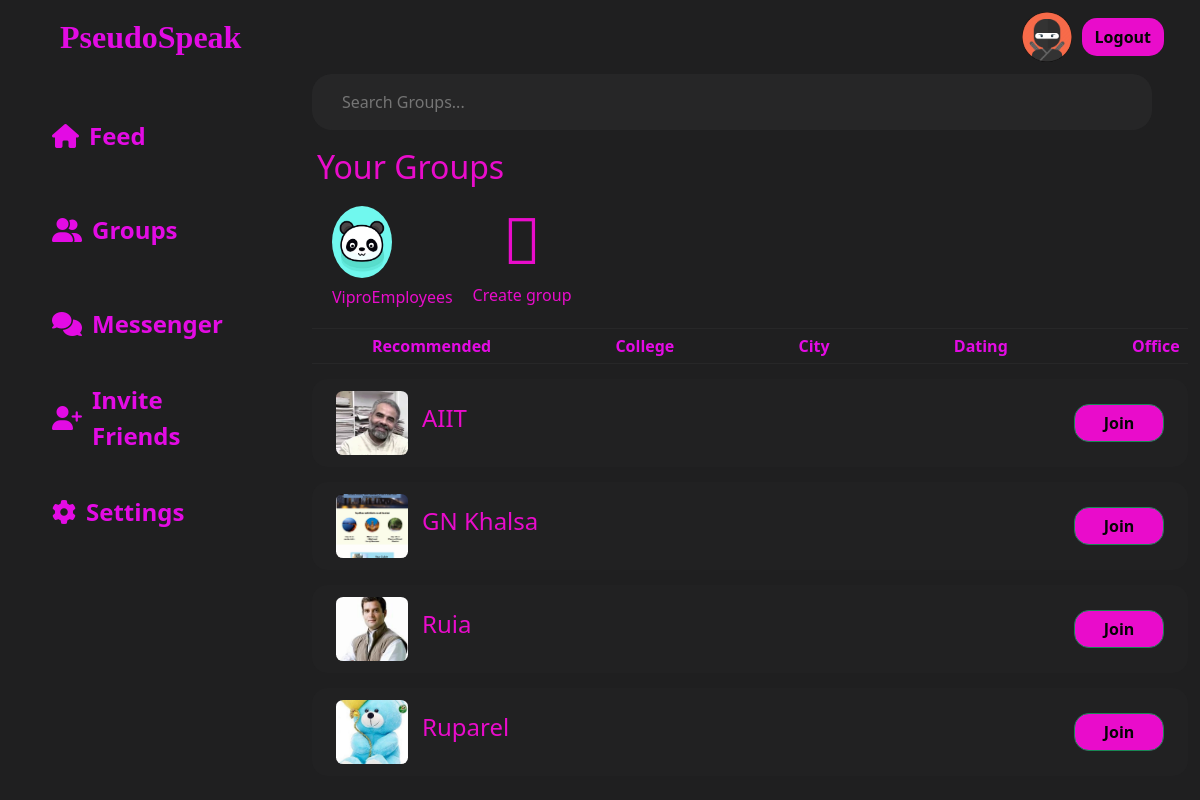
The app's page /room/College/ (signed in), older data.
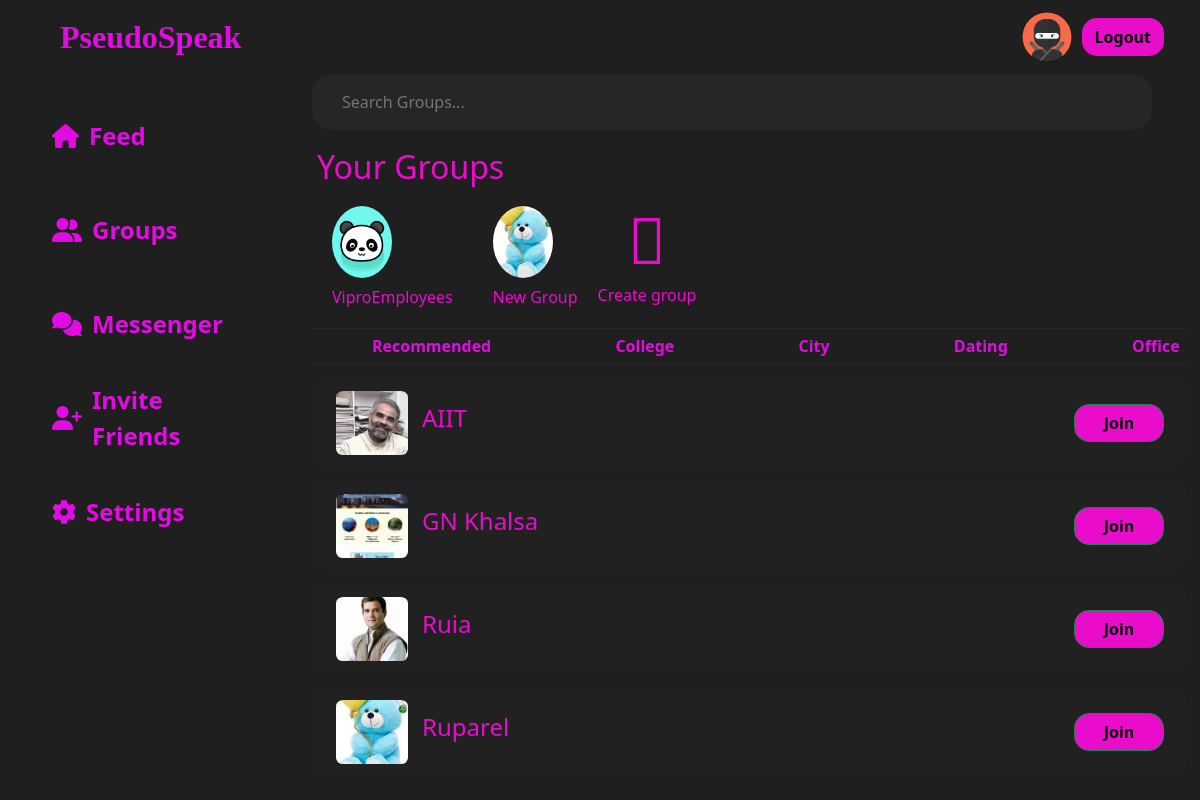
The same page, newer data.
### main/models.py (models this page shows, shortened)
class Profile(models.Model):
    user=models.OneToOneField(User,null=True,on_delete=models.CASCADE)
    profile_img=models.ImageField(null=True,blank=True,upload_to='images/')
    bio=models.CharField(null=True,max_length=51)
    follow=models.ManyToManyField(User,related_name='follow',null=True)
    following=models.ManyToManyField(User,related_name='following',null=True)

### room/models.py (models this page shows, shortened)
class Room(models.Model):
    users=models.ManyToManyField(User,related_name='joined_user')
    name=models.CharField(unique=True,max_length=255)
    slug=models.SlugField(unique=True)
    room_img=models.ImageField(null=True)
    category=models.ForeignKey(Category,null=True,on_delete=models.CASCADE)

class Category(models.Model):
    name=models.CharField(max_length=50)

### room/views.py (the view)
# urls.py: path("<str:name>/",views.rooms,name="rooms"),
@login_required
def rooms(request,name):
    user=request.user
    joinedRooms=Room.objects.filter(users=user)
    categories=Category.objects.all()
    if name=='recommended':
        followingUsers=user.profile.following.all()
        print(len(followingUsers))
        if followingUsers:
            rooms = Room.objects.exclude(users=user).filter(Q(users__in=followingUsers) | Q(users=None)).annotate(user_count=models.Count('users')).order_by('-user_count')
            if len(rooms)<5:
                rooms = Room.objects.exclude(users=request.user).annotate(user_count=models.Count('users')).order_by('-user_count')[:5]
        else:
            rooms = Room.objects.exclude(users=request.user).annotate(user_count=models.Count('users')).order_by('-user_count')[:5]
    else:
        category=Category.objects.get(name=name)
        print(category.name)
        rooms = Room.objects.filter(~Q(users=user) & Q(category=category))
        print(name)
    return render(request,"room/rooms.html",{'rooms':rooms,'joinedRooms':joinedRooms,'categories':categories})

### room/templates/room/rooms.html (shortened to what this page needs)
<!DOCTYPE html>
<html lang="en">
  <head>
    <link
      href="https://cdn.jsdelivr.net/npm/bootstrap@5.3.1/dist/css/bootstrap.min.css"
      rel="stylesheet"
    />
    <link
    rel="stylesheet"
    href="https://site-assets.fontawesome.com/releases/v6.5.1/css/all.css">
  </head>
  <body>
    <nav class="navbar navbar-expand bg-body-tertiary">
      <div class="container-fluid">
        <a class="navbar-brand ms-5 nav-logo" href="{% url 'index' %}"
          >PseudoSpeak</a
        >
        <div class="collapse navbar-collapse" id="navbarSupportedContent">
          {% if user.is_authenticated %}
          <img
            id="profile_img_navbar"
            src="{{ user.profile.profile_img.url }}"
            alt=""
            style="
              width: 50px;
              height: 50px;
              border-radius: 50%;
              margin-right: 10px;
            "
          />
          <a href="{% url 'logout' %}" class="btn signbtn me-4">Logout</a>
          {% else %}
          <a href="{% url 'login_or_signup_view' %}" class="btn signbtn me-4"
            >Sign in</a
          >
          {% endif %}
        </div>
      </div>
    </nav>
    <div class="container-fluid">
      <div class="row content-1">
        <div class="col-3 content-1a res2 sidebar" id="sidebar">
          <ul>
            <li class="active">
              <i class="fa-solid fa-house"></i
              ><a href="{% url 'index' %}">Feed</a>
            </li>
            <li>
              <i class="fa-solid fa-user-group"></i
              ><a href="{% url 'rooms' name='recommended' %}">Groups</a>
            </li>
            <li>
              <i class="fa-solid fa-comments"></i
              ><a href="{% url 'messenger' %}">Messenger</a>
            </li>
            <li><i class="fa-solid fa-user-plus"></i>Invite Friends</li>
            <li>
              <i class="fa-solid fa-gear"></i
              ><a href="{% url 'logout' %}">Settings</a>
            </li>
          </ul>
        </div>
        <div class="col-9 group-con">
          <div class="search-container">
            <input
              id="data2"
              class="search-input-2"
              type="text"
              placeholder="Search Groups..."
            />
          </div>
          <div class="your-groups">
            <h2 class="Ygroup">Your Groups</h2>
            <div class="group-con2">
              {% for room in joinedRooms %}
              <div class="group-m">
                <div class="group-img">
                  <img
                    src="{{room.room_img.url}}"
                    alt=""
                    onclick="groupPage('{{room.slug}}')"
                  />
                </div>
                <div class="group-name">
                  <h6>{{room.name}}</h6>
                </div>
              </div>
              {% endfor %}
              <div class="add-group">
                  <div class="create-logo">
                    <i class="fa-light fa-circle-plus fa-4x"></i>
                  </div>
                  <div class="group-name">
                    <h6>Create group</h6>
                  </div>
              </div>
            </div>
          </div>
          <div class="group-recom">
            <ul>
              <li>
                <a href="{% url 'rooms' name='recommended' %}">Recommended</a>
              </li>
              {% for cat in categories %}
              <li>
                <a href="{% url 'rooms' name=cat.name %}">{{ cat.name }}</a>
              </li>
              {% endfor %}
            </ul>
          </div>
          <div id="grouplist">
            {% for room in rooms %}
            <div class="group-container-3">
              <div class="group-con-name">
                <div class="group-container-img">
                  <img src="{{room.room_img.url}}" alt="" />
                </div>
                <div class="group-container-name">
                  <h4>{{room.name}}</h4>
                </div>
              </div>
              <div class="join-button">
                <a
                  href="#"
                  class="joinbtn btn btn-success"
                  data-message-id="{{room.pk}}"
                  >Join</a
                >
              </div>
            </div>
            {% endfor %}
          </div>
        </div>
      </div>
    </div>
  </body>
</html>

### room/templates/room/rooms.html (style rules this page uses)
body { background-color: #1f1f20; color: #e90ccb; }
.nav-logo { color: rgba(233, 11, 233, 0.973); font-size: xx-large; font-weight: bolder; font-family: serif; }
.navbar.bg-body-tertiary { background-color: transparent !important; color: white; }
.signbtn { background-color: #e90ccb; color: rgb(5, 5, 5); border-radius: 15px; font-family: "Segoe UI", Tahoma, Geneva, Verdana, sans-serif; font-weight: bold; }
a { color: white; text-decoration: none; }
.search-input-2 { width: 70vw; border-radius: 20px; height: 7vh; flex-grow: 1; border: none; outline: none; font-size: 16px; background: hsla(0, 0%, 53%, 0.07); color: #ccc; padding-left: 30px; }
.content-1 { height: 90vh; }
.content-1a { border: 2px solid #1f1f20; height: 90vh; }
.content-1a ul li { list-style: none; margin: 30px 18px; font-size: x-large; font-weight: 600; border-radius: 30px; padding-left: 20px; padding-top: 5px; height: 8vh; background: none; }
.content-1a ul { list-style-type: none; padding: 0; }
.content-1a li { display: flex; align-items: center; color: rgba(233, 11, 233, 0.973); background-color: transparent; padding: 10px 15px; cursor: pointer; transition: background-color 0.2s ease; }
.content-1a i.fa-solid { font-size: 24px; margin-right: 10px; }
.content-1a li a { color: rgba(233, 11, 233, 0.973); text-decoration: none; }
.group-img { width: 5vw; height: 9vh; overflow: hidden; border-radius: 50%; }
.group-img img { width: 100%; height: 100%; object-fit: cover; }
.group-con2 { display: flex; margin: 10px 0; }
.group-m { margin: 2px 20px; text-align: center; }
.group-name { padding-top: 10px; }
.Ygroup { margin: 18px 5px; }
.group-recom { overflow-x: auto; white-space: nowrap; border-top: 1px solid hsla(0, 0%, 53%, 0.07); border-bottom: 1px solid hsla(0, 0%, 53%, 0.07); }
.group-recom ul { list-style-type: none; margin: 0; padding: 0; }
.group-recom li { display: inline-block; padding: 5px 60px; }
.group-recom a { text-decoration: none; color: rgba(233, 11, 233, 0.973); font-weight: bold; font-size: 16px; }
.group-container-3 { display: flex; align-items: center; margin-top: 15px; border-radius: 15px; height: 11vh; background: hsla(0, 0%, 53%, 0.02); justify-content: space-between; padding: 0px 24px; }
.group-con-name { display: flex; align-items: center; }
.group-container-img { width: 6vw; height: 8vh; overflow: hidden; border-radius: 10%; }
.group-container-img img { width: 100%; height: 100%; object-fit: cover; }
.group-container-name { margin-left: 14px; }
.joinbtn { background-color: #e90ccb; width: 90px; color: rgb(5, 5, 5); border-radius: 15px; font-family: "Segoe UI", Tahoma, Geneva, Verdana, sans-serif; font-weight: bold; }
.create-logo { height:9vh; display:flex; align-items:center; justify-content:center; }
.add-group { cursor:pointer; }

Row changes from the older to the newer data that the page shows:
added Room: room_img (picture), name "New Group", shown under "Your Groups"
